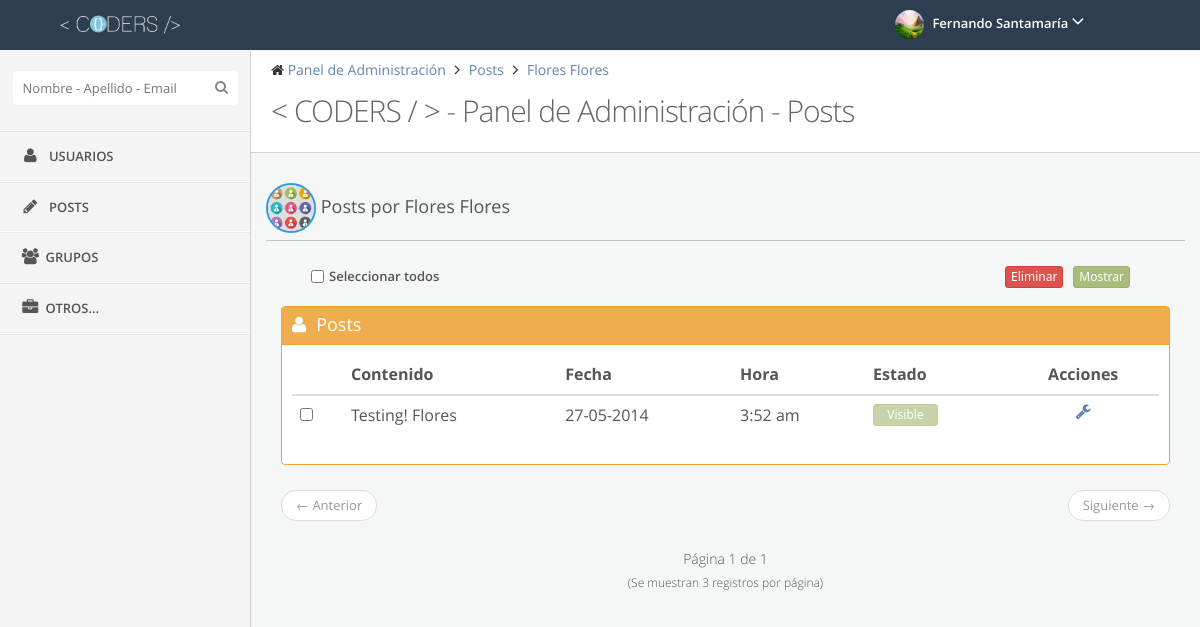
The page /Coders90/Coders-Es/admin/post/actions.php?user=flo2014fl05ma2412103 (signed in) on the database its author committed.
### tables this page shows
CREATE TABLE IF NOT EXISTS `users` (
  `UserID` varchar(20) NOT NULL,
  `Name` varchar(15) NOT NULL,
  `LastName` varchar(15) NOT NULL,
  `Email` varchar(50) NOT NULL,
  `Pass` varchar(255) NOT NULL,
  `BirthDate` date NOT NULL,
  `Track` tinyint(1) NOT NULL,
  `Admin` tinyint(1) NOT NULL,
  `Block` tinyint(1) NOT NULL,
  PRIMARY KEY (`UserID`),
  UNIQUE KEY `UserID_UNIQUE` (`UserID`)
);

CREATE TABLE IF NOT EXISTS `post` (
  `PostID` varchar(34) NOT NULL,
  `UserID` varchar(20) NOT NULL,
  `Content` longtext NOT NULL,
  `Date` date DEFAULT NULL,
  `Time` time NOT NULL,
  `View` int(11) NOT NULL,
  PRIMARY KEY (`PostID`),
  KEY `UserID_idx` (`UserID`)
);

### Coders90/Coders-Es/admin/post/actions.php (the view, shortened to what this page needs)
<?php
	include("../../BDD.php");
	$query="SELECT Name, LastName FROM users WHERE UserID='".$_GET['user']."'";
	$result=mysql_query($query,$dbconn);
	while ($row=mysql_fetch_array($result)) {
		$fn=$row[0];
		$ln=$row[1];
	}
	$length = 3;
	$page = $_GET["page"];
	if (!$page) {
		 $start = 0;
		 $page=1;
	}
	else {
		$start = ($page - 1) * $length;
	}
?>
﻿<!DOCTYPE html>
<html lang="es">
<head>
	<link rel="stylesheet" type="text/css" href="../../css/style.css" >
	<link rel="stylesheet" type="text/css"  href="../../css/themes/default.css">
	<link rel="stylesheet" type="text/css"  href="../../css/responsive.css" >
	<link href="../../font-awesome/css/font-awesome.min.css" rel="stylesheet">
	<link href='../../css/fonts.css' rel='stylesheet' type='text/css'>
</head>
<body >
<header class="navbar clearfix navbar-fixed-top" id="header">
	<div class="container">
			<div class="navbar-brand">
				<a href="../dashboard/">
					<img src="../../img/logo/logo.png" alt="Coders Logo" class="img-responsive" height="30" width="120">
				</a>
			</div>
			<ul class="nav navbar-nav pull-right">
				<li class="dropdown user" id="header-user">
					<a href="#" class="dropdown-toggle" data-toggle="dropdown">
						<img alt="" src="../../img/avatars/<?php echo $_SESSION['UserID'];?>.jpg" onerror="this.src='../../img/avatars/default.jpg'"/>
						<span class="username"><?php echo $_SESSION['UserName']." ".$_SESSION['UserLast'];?></span>
						<i class="fa fa-angle-down"></i>
					</a>
				</li>
			</ul>
	</div>
</header>
<section id="page">
	<div id="sidebar" class="sidebar sidebar-fixed">
		<div class="sidebar-menu nav-collapse">
			<div class="divide-20"></div>
			<div id="search-bar">
				<input type="text" id="searchbar" class="search" autocomplete="off" placeholder="Nombre - Apellido - Email"><i class="fa fa-search search-icon"></i>
			</div>
			<ul>
				<li>
					<a href="../users/">
						<i class="fa fa-user fa-fw"></i> <span class="menu-text">Usuarios</span>
					</a>
				</li>
				<li>
					<a href="../post/">
						<i class="fa fa-pencil fa-fw"></i> <span class="menu-text">Posts</span>
					</a>
				</li>
				<li>
					<a href="../groups/">
						<i class="fa fa-users fa-fw"></i><span class="menu-text">Grupos</span>
					</a>
				</li>
				<li>
					<a href="#">
						<i class="fa fa-briefcase fa-fw"></i><span class="menu-text">Otros...
						</span>
					</a>
				</li>
			</ul>
		</div>
	</div>
	<div id="main-content">
		<div class="row">
			<div class="container pull-left">
				<div id="content" class="col-lg-12">
					<div class="row">
						<div class="col-sm-12">
							<div class="page-header">
								<ul class="breadcrumb">
									<li>
										<i class="fa fa-home"></i>
										<a href="../dashboard/">Panel de Administración</a>
									</li>
									<li>
										<a href="../post/">Posts</a>
									</li>
									<li>
										<a href="#"><?php echo $fn." ".$ln;?></a>
									</li>
								</ul>
								<div class="clearfix">
									<h3 class="content-title pull-left">
										<span><</span>
										<span>CODERS</span>
										<span>/</span>
										<span>></span>
										 - Panel de Administración - Posts
									</h3>
								</div>
								<div class="divide-20"></div>
							</div>
						</div>
					</div>
					<div class="row">
						<div class="col-xs-12 col-md-12">
							<div class="box">
						    	<div class="box-title small">
									<h4>
									<img class="img-perfil" src="../../img/avatars/<?php echo $_GET['user'];?>.jpg" id="imgUser" onerror="this.src='../../img/avatars/default.jpg'" width="50" height="50">
									Posts por <?php echo $fn." ".$ln;?></h4>
								</div>
							</div>
							<div class="col-xs-12 col-md-12" id="wrapper">
								<form method="POST" action="actions.php?user=<?php echo $_GET['user'];?>">
									<div class="col-xs-12 col-md-12">
										<div class="col-xs-6 col-md-3">
											<input type='checkbox' id='selPost' name="selPost" class="pull-left"><label for="selPost" class="labelMargin">Seleccionar todos</label>
										</div>
										<div class="col-xs-6 col-md-9">
											<input type='submit' name="showPost" class="btn btn-success btn-xs pull-right btnSpace" value="Mostrar">
											<input type='submit' name="delPost" class="btn btn-danger btn-xs pull-right btnSpace" value="Eliminar">
										</div>
									</div>
									<div class="divide-15"></div>
									<div class="box border orange">
										<div class="box-title">
											<h4><i class="fa fa-user"></i>Posts</h4>
										</div>
										<div class="box-body">
											<table class="table" class="users">
												<thead>
													<tr>
														<th></th>
														<th>Contenido</th>
														<th>Fecha</th>
														<th>Hora</th>
														<th>Estado</th>
														<th class="actions">Acciones</th>
													</tr>
												</thead>
												<tbody>
													<?php
														include("../../SQLFunc.php");
														postList($_GET['user'],$start,$length)
													?>
												</tbody>
											  </table>
										</div>
									</div>
									<?php
										paginationPost($_GET['user'],$page,"SELECT content, Date, Time, PostID, View FROM post WHERE UserID='".$_GET['user']."'");
									?>
								</form>
							</div>
						</div>
					</div>
				</div>
			</div>
		</div>
	</div>
</section>
</body>
</html>

### Coders90/Coders-Es/SQLFunc.php (shortened to what this page needs)
<?php
function postList($idf,$start,$length){
	include("../../BDD.php");
	$query="SELECT content, Date, Time, PostID, View FROM post WHERE UserID='".$idf."' LIMIT ".$start.", ".$length." ";
	$result=mysql_query($query,$dbconn);
	while($row=mysql_fetch_array($result)){
		$viewRow=$row[4];
		if ($viewRow=="1") {
			echo "
			<tr>
				<td class='table-rows'><input type='checkbox' name='postIdf[]' value='".$row[3]."'></td>
				<td class='table-rows'>".htmlentities($row[0],ENT_NOQUOTES,"UTF-8")."</td>
				<td class='table-rows'>".date("d-m-Y", strtotime($row[1]))."</td>
				<td class='table-rows'>".date("g:i a", strtotime($row[2]))."</td>
				<td class='table-rows'><input type='button' class='btn btn-success btn-xs' value='Visible' style='width:65px;' disabled></td>
				<td class='actions'><a href='postActions.php?postIdf=".$row[3]."'><i class='fa fa-wrench'></i></a></td>
			</tr>";
		}
	}
}
function paginationPost($idf,$actPage,$querySql){
	include("../../BDD.php");
	$result=mysql_query($querySql,$dbconn);
	$totalPost=mysql_num_rows($result);
	$totalPages=ceil($totalPost / 3);
	if ($totalPages==1){
		echo "<ul class='pager'>
			<li class='previous disabled'><a href=''>&larr; Anterior</a></li>
			<li class='next disabled'><a href=''>Siguiente &rarr;</a></li>
	      </ul>";
	}
	echo "<div class='col-xs-12 col-md-12'>
			<center><h5>Página ".$actPage." de"." ".$totalPages."</h5><h6>(Se muestran 3 registros por página)</h6></center>
		  </div>";
}
?>

### Coders90/Coders-Es/css/themes/default.css (style rules this page uses)
#page { background: none repeat scroll 0 0 #f4f4f4; }
.navbar { background: none repeat scroll 0 0 #2C3E50; border: none; border-radius: 0; margin: 0; }
.navbar .navbar-brand { float: left; font-size: 18px; line-height: 20px; padding: 15px; width: 250px; }
.navbar .navbar-brand img { position: absolute; max-width: 60%; height: 30px; width: 120px; top:10px; left: 60px; }
.navbar .dropdown-toggle { color: #FFFFFF; }
.navbar .dropdown-toggle i { color: #FFFFFF; font-size: 20px; }
.navbar .dropdown-toggle .username { font-weight: 600; }
.navbar .nav.navbar-nav.pull-right { min-width: 300px; }
.dropdown.user a.dropdown-toggle { padding: 10px 10px 11px; }
.dropdown.user img { margin-right: 5px; border-radius: 99px; height: 29px; width: 29px; }
#sidebar { background: none repeat scroll 0 0 #f4f4f4; padding: 0 !important; width: 250px; position: absolute; border-bottom: 1px solid #e7e7e7; }
.sidebar-fixed { position: fixed !important; }
#sidebar * { text-overflow: ellipsis; }
.sidebar-menu > ul { list-style: none; margin: 0; padding: 0; margin-top: 15px; border-bottom: 1px solid #FFFFFF !important; border-top: 1px solid #FFFFFF !important; }
.sidebar-menu > ul > li { display: block; margin: 0; padding: 0; border: 0px; }
.sidebar-menu > ul > li > a { display: block; position: relative; margin: 0; border: 0 none; padding: 15px 15px 15px 20px; text-decoration: none; font-size: 13px; font-weight: 600; text-transform: uppercase; }
.sidebar-menu > ul > li a i { color: #555555; font-size: 16px; margin-right: 5px; }
.sidebar-menu > ul > li > a { border-bottom: 1px solid #ffffff !important; border-top: 1px solid #e7e7e7 !important; color: #555555 !important; }
.sidebar-menu > ul > li:last-child > a { border-bottom: 1px solid transparent !important; }
.sidebar-menu > ul > li a i { color: #555555; }
.sidebar-menu #search-bar { display: block; text-align: center; }
.sidebar-menu #search-bar .search { background: none repeat scroll 0 0 #ffffff; border: 0 none; border-radius: 4px; color: #555555; padding: 8px 10px; width: 90%; margin: 0 auto 10px; padding-right: 30px !important; }
.sidebar-menu #search-bar .search-icon { display: block; font-size: 14px; line-height: 1; position: absolute; right: 22px; top: 29px; color: #888888; }

### rows shown on the page
users: Name "Flores", LastName "Flores"
post: Content "Testing! Flores", Date "27-05-2014", Time "3:52 am"

### other values the page prints
$_SESSION['UserName'] "Fernando"
$_SESSION['UserLast'] "Santamaría"
$actPage "1"
$totalPages "1"
